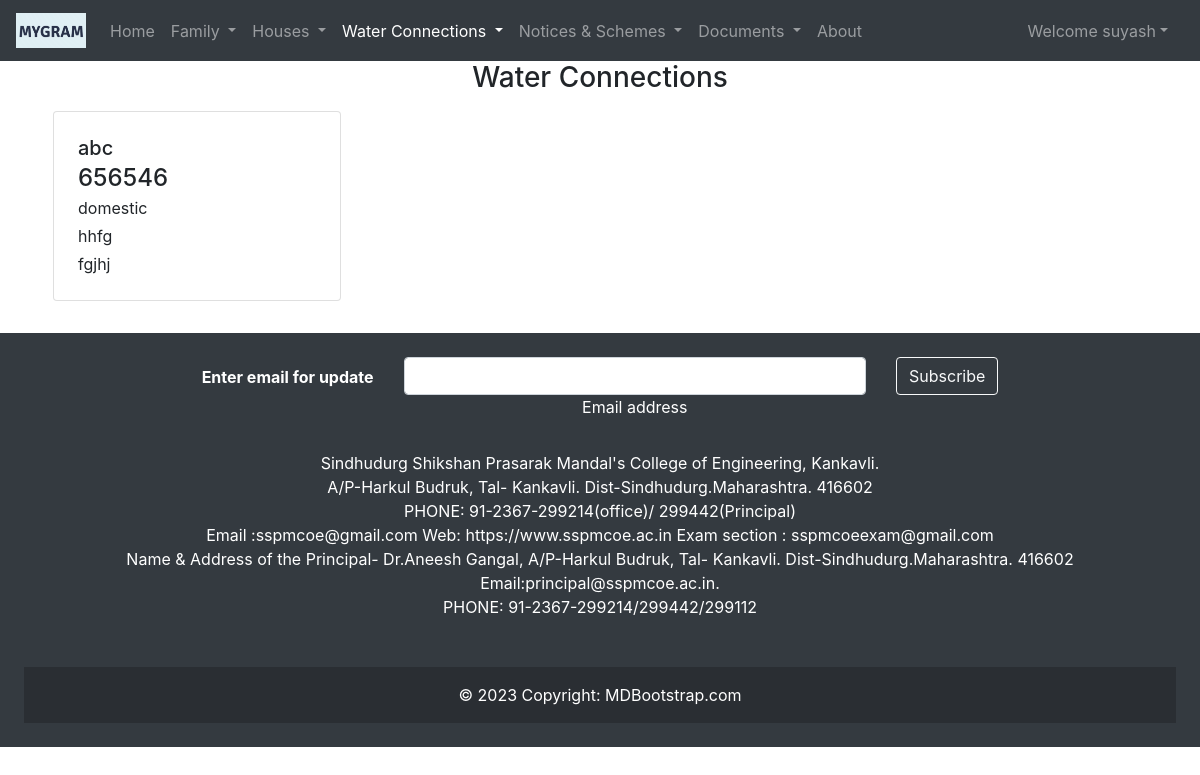
/viewWaterConnections/ (signed in), run on the app's committed database.
### gramapp/models.py (models this page shows)
class WaterConnection(models.Model):
    waterconnectionid = models.IntegerField(primary_key=True)
    waterconnectionno = models.IntegerField(unique=True)
    gram = models.ForeignKey("Grampanchayat", on_delete=models.CASCADE)
    region = models.CharField(max_length=20)
    subregion = models.CharField(max_length=20)
    waterconnectiontype = models.CharField(max_length=30)
    ownername = models.ForeignKey("FamilyHead", on_delete=models.CASCADE)

class FamilyHead(models.Model):
    user = models.OneToOneField(User, on_delete=models.CASCADE)
    grampanchayat = models.ForeignKey("Grampanchayat", on_delete=models.CASCADE)
    familyheadid = models.IntegerField(primary_key=True)
    familyheadgender = models.CharField(max_length=6)
    birthdate = models.DateField()
    familyheadmobno = models.CharField(max_length=10)
    familyheadadharno = models.CharField(max_length=12)
    familyheadpanno = models.CharField(max_length=10)
    familyheadphoto = models.FileField(upload_to='family_head/', null=True)
    familyincome = models.CharField(max_length=15)
    rationcardtype = models.CharField(max_length=10)
    rationcardno = models.CharField(max_length=25)

### gramapp/views.py (the view)
# urls.py: path('viewWaterConnections/', views.viewWaterConnections, name='viewWaterConnections'),
def viewWaterConnections(request):
    current_user = request.user
    if current_user.is_staff:
        gramadmin = Gramadmin.objects.get(user=current_user)
        admingram = gramadmin.grampanchayat
        waterconnections = WaterConnection.objects.all().filter(gram=admingram)
        context = {'waterconnections': waterconnections}
        return render(request, 'gramapp/viewWaterConnections.html', context)
    else:
        return render(request, 'gramapp/pageNotFound.html')

### templates/gramapp/viewWaterConnections.html (shortened to what this page needs)
{% extends 'gramapp/base1.html' %}
{% block wateractive %} active {% endblock wateractive %}
{% block body %}
<div class="container">
    <h3 align="center">Water Connections</h3>
    <div class="row justify-content-center">
        {% if waterconnections %}
    {% for waterconnection in waterconnections %}
        <div class="col md-6">
            <div class="card m-2" style="width: 18rem;">
                <div class="card-body">
                    <h5 class="card-title m-1">{{waterconnection.ownername.user}}</h5>
                    <h4 class="card-subtitle m-1">{{waterconnection.waterconnectionno}}</h4>
                    <p class="card-text m-1">{{waterconnection.waterconnectiontype}}</p>
                    <p class="card-text m-1">{{waterconnection.region}}</p>
                    <p class="card-text m-1">{{waterconnection.subregion}}</p>
                </div>
            </div>
        </div>
            {% endfor %}
{% else %}
 <h4>No Water Connections</h4>
{% endif %}
    </div>
</div>
{% endblock body %}viewHouses

### templates/gramapp/base1.html (shortened to what this page needs)
<!doctype html>
<html lang="en">
<head>
    <link rel="stylesheet" href="https://stackpath.bootstrapcdn.com/bootstrap/4.5.2/css/bootstrap.min.css"
>
</head>
<body>
<header>
    <nav class="navbar navbar-expand-lg navbar-dark bg-dark">
        <a class="navbar-brand" href="{% url 'home1' %}">
            {% load static %}
            <img src="{% static 'logo/mygram logo.png' %}" width="70" height="35" class="d-inline-block align-top" alt="">
        </a>
        <div class="collapse navbar-collapse" id="navbarSupportedContent">
            <ul class="navbar-nav mr-auto">
                <li class="nav-item {% block homeactive %}  {% endblock homeactive %}">
                    <a class="nav-link" href="{% url 'home1' %}">Home <span class="sr-only">(current)</span></a>
                </li>
                {% if user.is_staff %}
                {% if not user.is_superuser %}
                <li class="nav-item dropdown {% block familyactive %}  {% endblock familyactive %}">
                    <a class="nav-link dropdown-toggle" href="#" id="navbarDropdownMenuLink" data-toggle="dropdown"
                        aria-haspopup="true" aria-expanded="false">
                        Family
                    </a>
                </li>
                <li class="nav-item dropdown {% block houseactive %}  {% endblock houseactive %}">
                    <a class="nav-link dropdown-toggle" href="#" id="house" data-toggle="dropdown"
                        aria-haspopup="true" aria-expanded="false">
                        Houses
                    </a>
                </li>
                <li class="nav-item dropdown {% block wateractive %}  {% endblock wateractive %}">
                    <a class="nav-link dropdown-toggle" href="#" id="waterconnection" data-toggle="dropdown"
                        aria-haspopup="true" aria-expanded="false">
                        Water Connections
                    </a>
                </li>
                <li class="nav-item dropdown {% block notice&scheme %}  {% endblock notice&scheme %}">
                    <a class="nav-link dropdown-toggle" href="#" id="notice&scheme" data-toggle="dropdown"
                        aria-haspopup="true" aria-expanded="false">
                        Notices & Schemes
                    </a>
                </li>
                    {% endif %}
                    {% endif %}
                <li class="nav-item dropdown {% block documentactive %}  {% endblock documentactive %}">
                    <a class="nav-link dropdown-toggle" href="#" id="documents" data-toggle="dropdown"
                        aria-haspopup="true" aria-expanded="false">
                        Documents
                    </a>
                    </li>
                <li class="nav-item {% block aboutactive %}  {% endblock aboutactive %}">
                    <a class="nav-link" href="/about">About</a>
                </li>
            </ul>
            {% if user.is_authenticated %}
            <ul class="navbar-nav mr-2">
                <li class="nav-item dropdown">
                    <a class="nav-link dropdown-toggle" href='#' id="navbarDropdown" role="button"
                        data-toggle="dropdown"> Welcome {{request.user}}</a>
                </li>
            </ul>
        </div>
        {% else %}
        <button type="button" class="btn btn-primary mr-2" data-toggle="modal" data-target="#loginModal">
            Login
        </button>
        {% endif %}
    </nav>
</header>
    {% block body %} {% endblock body %}
    <br>
    <footer class="bg-dark text-center text-white">
        <div class="p-4">
            <section class="">
                <form method="post" action="">
                    <div class="row d-flex justify-content-center">
                        <div class="col-auto">
                            <p class="pt-2">
                                <strong>Enter email for update</strong>
                            </p>
                        </div>
                        <div class="col-md-5 col-12">
                            <div class="form-outline form-white mb-4">
                                <input type="email" name="subscriber" id="subscriber" class="form-control" autocomplete="off" />
                                <label class="form-label" for="subscriber">Email address</label>
                            </div>
                        </div>
                        <div class="col-auto">
                            <button type="submit" class="btn btn-outline-light mb-4">
                                Subscribe
                            </button>
                        </div>
                    </div>
                </form>
            </section>
            <section class="mb-4">
                <p>
                    Sindhudurg Shikshan Prasarak Mandal's College of Engineering, Kankavli.<br>
                    A/P-Harkul Budruk, Tal- Kankavli. Dist-Sindhudurg.Maharashtra. 416602<br>
                    PHONE: 91-2367-299214(office)/ 299442(Principal)<br>
                    Email :sspmcoe@gmail.com Web: https://www.sspmcoe.ac.in Exam section : sspmcoeexam@gmail.com<br>
                    Name & Address of the Principal- Dr.Aneesh Gangal, A/P-Harkul Budruk, Tal- Kankavli.
                    Dist-Sindhudurg.Maharashtra. 416602<br>
                    Email:principal@sspmcoe.ac.in.<br>
                    PHONE: 91-2367-299214/299442/299112<br><br>
                </p>
            </section>
            <div class="text-center p-3" style="background-color: rgba(0, 0, 0, 0.2);">
                © 2023 Copyright:
                <a class="text-white" href="https://mdbootstrap.com/">MDBootstrap.com</a>
            </div>
        </div>
    </footer>
</body>
</html>

### data on the page
WaterConnection: ownername.user "abc", waterconnectionno "656546", waterconnectiontype "domestic", region "hhfg", subregion "fgjhj"

### other printed values
{{ request.user }} "suyash"
